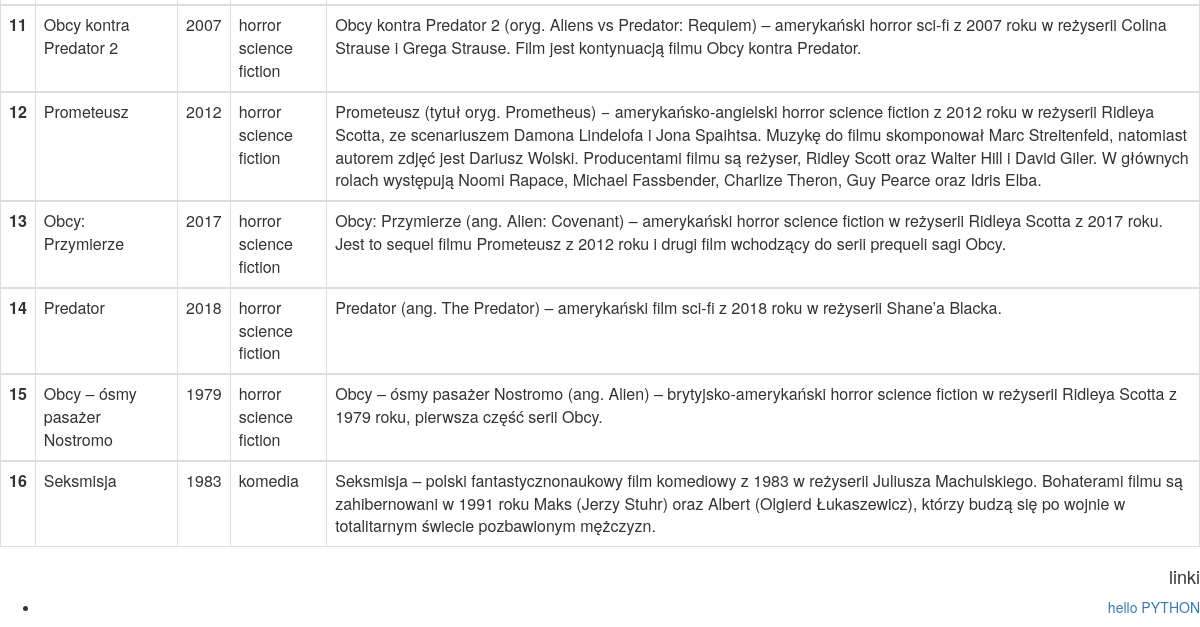
The page /movies/ (lower part) on the database as committed earlier.
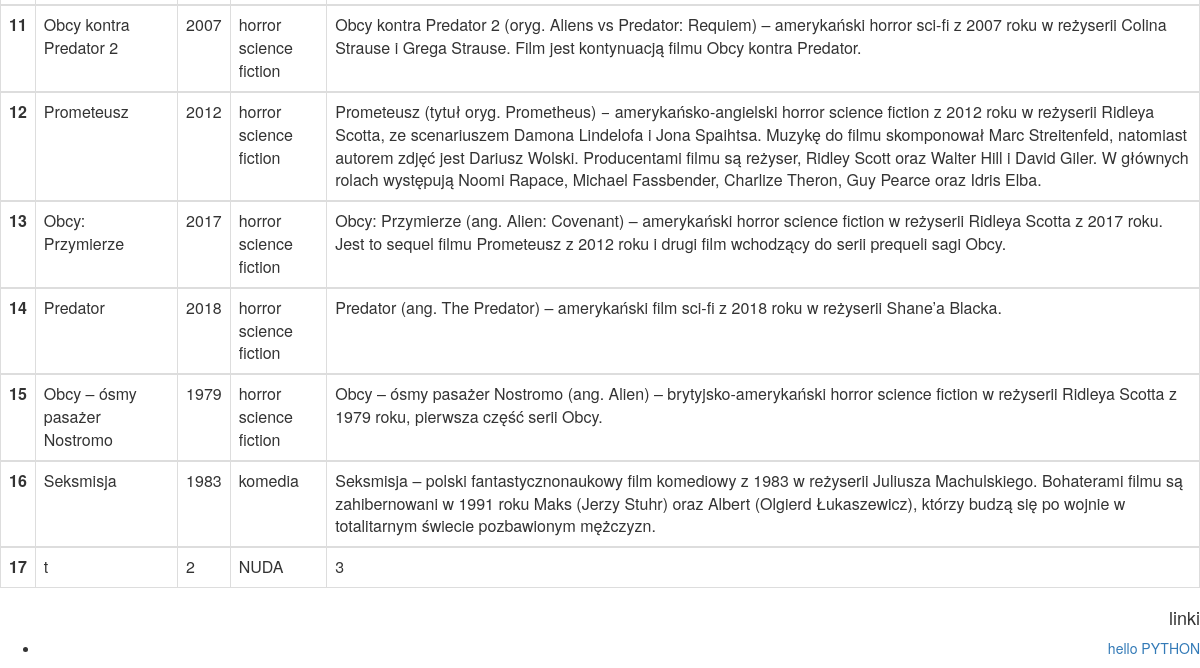
The same page on the database as committed later.
### films/models.py (models this page shows, shortened)
class Movie(models.Model):
    name = models.CharField(max_length=128)
    year = models.IntegerField()
    summary = models.TextField()
    created_on = models.DateTimeField(auto_now_add=True)
    Genre = models.ForeignKey(Genre, on_delete=models.DO_NOTHING)

class Genre(models.Model):
    name = models.CharField(max_length=128)
    def __str__(self):
        return self.name

### films/views.py (the view)
# urls.py: path('movies/', MoviesListAll.as_view(), ),
class MoviesListAll(ListView):
    model = Movie
    template_name = "movie_list.html"
    context_object_name = "movies"

### films/templates/movie_list.html (shortened to what this page needs)
{% extends "base_page.html" %}
{% block content %}
<table class="table table-bordered">
    {% for movie in movies %}
    <tbody>
    <tr>
      <th scope="row">{{ movie.id }}</th>
      <td>{{ movie.name }}</td>
      <td>{{ movie.year }}</td>
      <td>{{ movie.Genre }}</td>
      <td>{{ movie.summary }}</td>
    </tr>
  </tbody>
    {% endfor %}
</table>
{% endblock %}
{% block link %}
<ul>
    <li><a href="/">hello PYTHON</a> </li>
</ul>
{% endblock %}

Rows that differ between the two databases and show on the page:
added Movie: id "17", name "t", year "2", Genre "NUDA", summary "3"
